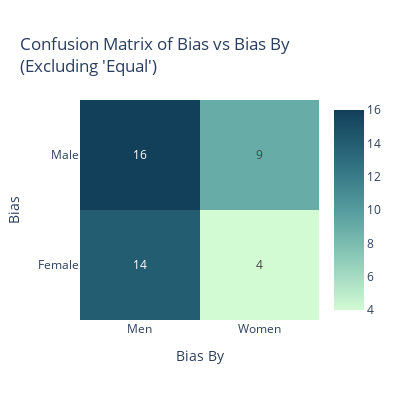

Notebook cell for this chart:
### Markdown cell above
#### Confusion matrix of biases

### Code cell
# Count unique values in 'bias' and 'bias_by' columns, ignoring 'Equal'
# Create confusion matrix, ignoring 'Equal'
conf_matrix = pd.crosstab(
    df_ttest_sorted.loc[df_ttest_sorted['bias'] != 'Equal', 'bias'],
    df_ttest_sorted.loc[df_ttest_sorted['bias_by'] != 'Equal', 'bias_by']
)

# Plot confusion matrix with plotly
fig = go.Figure(data=go.Heatmap(
    z=conf_matrix.values,
    x=conf_matrix.columns,
    y=conf_matrix.index,
    colorscale='Darkmint',
    text=conf_matrix.values,
    texttemplate="%{text}",
    hovertemplate="Bias: %{y}<br>Bias By: %{x}<br>Count: %{z}<extra></extra>"
))

fig.update_layout(
    title="Confusion Matrix of Bias vs Bias By<br>(Excluding 'Equal')",
    xaxis_title="Bias By",
    yaxis_title="Bias",
    width=400,
    height=400
)

fig.show()

### Figure 1 — Plotly figure (JSON) as saved in the notebook; plotly's stock layout.template omitted (floating-point values rounded to 4 significant figures)
{"data": [{"colorscale": [[0, "rgb(210, 251, 212)"], [0.1667, "rgb(165, 219, 194)"], [0.3333, "rgb(123, 188, 176)"], [0.5, "rgb(85, 156, 158)"], [0.6667, "rgb(58, 124, 137)"], [0.8333, "rgb(35, 93, 114)"], [1, "rgb(18, 63, 90)"]], "hovertemplate": "Bias: %{y}<br>Bias By: %{x}<br>Count: %{z}<extra></extra>", "text": [[14, 4], [16, 9]], "texttemplate": "%{text}", "type": "heatmap", "x": ["Men", "Women"], "y": ["Female", "Male"], "z": [[14, 4], [16, 9]]}], "layout": {"height": 400, "title": {"text": "Confusion Matrix of Bias vs Bias By<br>(Excluding 'Equal')"}, "width": 400, "xaxis": {"title": {"text": "Bias By"}}, "yaxis": {"title": {"text": "Bias"}}}}
